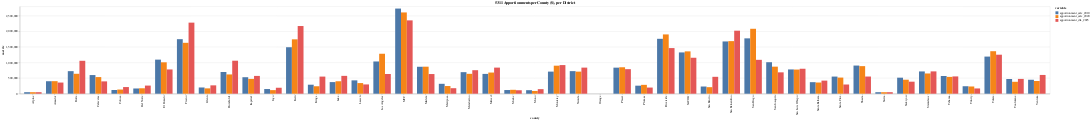

Notebook source saved alongside this figure:
### Markdown cell above
### 5311 Apportionments per County ($)

### Code cell
apportionment_cols =[
    "apportionment_calc_2010",
    "apportionment_calc_2020",
    "apportionment_dla_2025",
    # "2020_fy25_amt_diff"
]

alt.Chart(melt[melt["variable"].isin(apportionment_cols)]).mark_bar().encode(
    x = "county:N",
    y = "metric:Q",
    xOffset="variable:N",
    color = "variable:N",
    tooltip = ["county","variable","metric"]
).properties(
    width="container",
    title= "5311 Apportionments per County ($), per District"
)

### Figure 1 — Vega-Lite specification as saved in the notebook (floating-point values rounded to 4 significant figures; data arrays with more than 128 entries replaced by an {"elided": "..."} marker saying what was removed)
{"config": {"view": {"continuousWidth": 300, "continuousHeight": 300}}, "data": {"name": "data-12d927c9ff42322231f8102243ec1761"}, "mark": {"type": "bar"}, "encoding": {"color": {"field": "variable", "type": "nominal"}, "tooltip": [{"field": "county", "type": "nominal"}, {"field": "variable", "type": "nominal"}, {"field": "metric", "type": "quantitative"}], "x": {"field": "county", "type": "nominal"}, "xOffset": {"field": "variable", "type": "nominal"}, "y": {"field": "metric", "type": "quantitative"}}, "title": "5311 Apportionments per County ($), per District", "width": "container", "$schema": "https://vega.github.io/schema/vega-lite/v5.20.1.json", "datasets": {"data-12d927c9ff42322231f8102243ec1761": {"elided": "141 records"}}}
